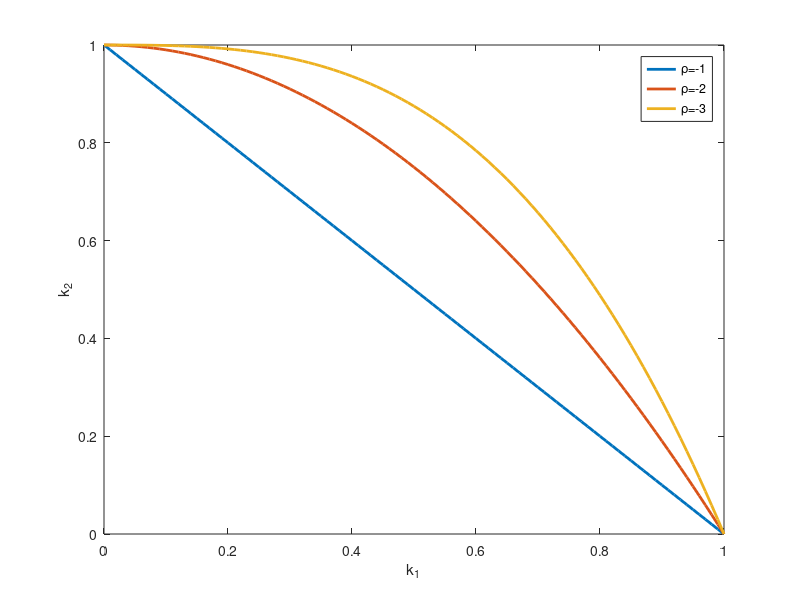

The MATLAB source for this figure:
%Figure 1: MPY17: A Multisector DSGE Model with Intratemporal Adjustment
%Costs of Capital

rho1=-1;
rho2=-2;
rho3=-3;
K=1;
k1=0.00:0.01:1;
k21=K-k1.^(-rho1);
k22=K-k1.^(-rho2);
k23=K-k1.^(-rho3);

h=figure;
plot(k1,k21,'LineWidth' , 2)
hold on
plot(k1,k22,'LineWidth' , 2)
hold on
plot(k1,k23,'LineWidth' , 2)
hold off
%title('Isoquant K=1')
xlabel('k_1')
ylabel('k_2')
legend('\rho=-1','\rho=-2','\rho=-3')
saveas(h,'C:\Users\uqjmira1\Dropbox\Miranda-Young\Comparing_Models\intratemp_adj.png');

